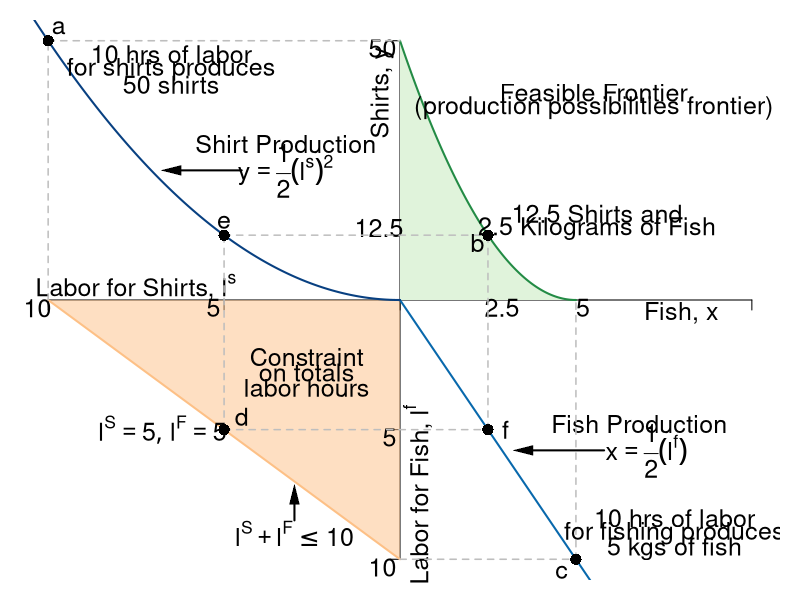

Generate this figure with R:
#Graph Designer: Simon Halliday
#Authors: Bowles, Foley and Halliday
#Title: Coordination, Conflict and Competition: A Text in Microeconomics

require(shape)
pdf(file = "specprodexch/ppf_eos.pdf", width = 9, height = 9)

#Set parameters for graphics
pointsize <- 1.8
axislabelsize <- 1.8
labelsize <- 1.5
namesize <- 1.8
annotatesize <- 1.5
graphlinewidth <- 2
segmentlinewidth <- 1.5

COL <- c("#7fc97f", "#beaed4", "#fdc086", "#ffff99", "#386cb0", "#f0027f", "#bf5b17", "#666666")
COLA <- c("#e0f3db", "#99d8c9","#66c2a4","#41ae76", "#238b45", "#005824")
COLB <- c("#4eb3d3", "#2b8cbe", "#0868ac","#084081")

#Edited the margins to cater for the larger LHS labels
par(mar =  c(1, 1, 1, 1))

#Change this to make it log of l 

# ppf <- function(l, k = 0.5) {
#   k * (1/l)
# }

ppf <- function(fish, k = 0.1, alpha = 2, maxfish = 5) {
  k * (fish - maxfish)^alpha 
}

fishProd <- function(l, k = 0.5){
  (-k)*l
}

feasibleLabor <- function(l, time = 10){
  - time - l
}

manufactureProd <- function(l, k = 0.1, alpha = 2){
  k * (-l)^alpha
}

xlims <- c(-10, 10)
ylims <- c(-10, 10)

npts <- 501 
x <- seq(xlims[1], xlims[2], length.out = npts)
y <- seq(ylims[1], ylims[2], length.out = npts) 
a <- c(13, 15, 17)

plot(0, 0, xlim = xlims, ylim = ylims, type = "n",
     xlab = expression(paste("")),
     ylab = expression(paste("")), 
     xaxt = "n", 
     yaxt = "n", 
     cex.lab = axislabelsize, 
     bty = "n"
)

ticksy <- c(ylims[1], -5, 0, 2.5, ylims[2])
ylabels <- c(NA, NA, NA, NA, NA)
ticksx <- c(xlims[1], -5, 0, xlims[2])
xlabels <- c(NA, NA, NA)

axis(1, at = ticksx, pos = 0, labels = xlabels)
axis(2, at = ticksy, pos = 0, labels = ylabels, las = 1)

npts <- 500 
xx1 <- seq(0, 5, length.out = npts)
xx2 <- seq(0, xlims[2], length.out = npts)
xx3 <- seq(xlims[1], 0, length.out = npts)
xx4 <- seq(-11, 0, length.out = npts)

#Draw the polygon for shading the feasible set
xpoly1 <- seq(from = 0, to = 5, length.out = 500)
ypoly1 <- ppf(xpoly1, k = 10/25, alpha = 2, maxfish = 5)
polygon(x = c(xpoly1, rev(xpoly1[1])), y = c(ypoly1, rev(ypoly1)[1]), col=COLA[1], density=NULL, border = NA)

# shade 
polygon(x = c(-10, 0, 0), 
        y = c(0, 0, -10),
        border = FALSE, col = adjustcolor(COL[3], alpha.f = 0.5))


#Draw the graphs
lines(xx1, ppf(xx1, k = 10/25, alpha = 2, maxfish = 5), col = COLA[5], lwd = graphlinewidth)
lines(xx2, fishProd(xx2, k = 2), col = COLB[3], lwd = graphlinewidth)
lines(xx3, feasibleLabor(xx3, time = 10), col = COL[3], lwd = graphlinewidth)
lines(xx4, manufactureProd(xx4, k = 0.1, alpha = 2), col = COLB[4], lwd = graphlinewidth)

#mtext(expression(paste("Quantity of fish, ", x)), side=1, line = 2.5, cex = axislabelsize)
text(-0.5, 8, expression(paste("Shirts, ", y)), xpd = TRUE, cex = annotatesize, srt = 90) 
text(8, -0.5, expression(paste("Fish, ", x)), xpd = TRUE, cex = annotatesize)
text(0.5, -7.5, expression(paste("Labor for Fish, ", l^f)), xpd = TRUE, cex = annotatesize, srt= 90) 
text(-7.5, 0.5, expression(paste("Labor for Shirts, ", l^s)), xpd = TRUE, cex = annotatesize)

#Label the points on the axes we want
text(-0.6, 2.8, expression(paste(12.5)), xpd = TRUE, cex = annotatesize)
text(-0.5, 9.7, expression(paste(50)), xpd = TRUE, cex = annotatesize)
text(2.9, -0.3, expression(paste(2.5)), xpd = TRUE, cex = annotatesize)
text(5.2, -0.3, expression(paste(5)), xpd = TRUE, cex = annotatesize)
text(-5.3, -0.3, expression(paste(5)), xpd = TRUE, cex = annotatesize)
text(-0.3, -5.3, expression(paste(5)), xpd = TRUE, cex = annotatesize)
text(-10.3, -0.3, expression(paste(10)), xpd = TRUE, cex = annotatesize)
text(-0.5, -10.3, expression(paste(10)), xpd = TRUE, cex = annotatesize)

#Label the two production functions
#Clothing
text(-3.25, 6, expression(paste("Shirt Production")), xpd = TRUE, cex = annotatesize)
text(-3.25, 5, expression(paste(y == frac(1,2)(l^s)^2)), xpd = TRUE, cex = annotatesize)
Arrows(-4.5, 5, -6.5, 5, col = "black", lty = 1, lwd = 2, arr.type = "triangle", arr.lwd = 0.5)

#Fishing
text(6.8, -4.8, expression(paste("Fish Production")), xpd = TRUE, cex = annotatesize)
text(7, -5.8, expression(paste(x == frac(1,2)(l^f))), xpd = TRUE, cex = annotatesize)
Arrows(5.8, -5.8, 3.5, -5.8, col = "black", lty = 1, lwd = 2, arr.type = "triangle", arr.lwd = 0.5)

#Draw segments for the 50/50 split of time
segments(-5, -5, -5, 2.5, lty = 2, col = "gray", lwd = segmentlinewidth)
segments(-5, -5, 2.5, -5, lty = 2, col = "gray", lwd = segmentlinewidth)
segments(-5, 2.5, 2.5, 2.5, lty = 2, col = "gray", lwd = segmentlinewidth)
segments(2.5, -5, 2.5, 2.5, lty = 2, col = "gray", lwd = segmentlinewidth)

#Annotate Max time on clothes
segments(-10, 0, -10, 10, lty = 2, col = "gray", lwd = segmentlinewidth)
segments(-10, 10, 0, 10, lty = 2, col = "gray", lwd = segmentlinewidth)
text(-6.5, 9.5, expression(paste("10 hrs of labor")), cex = annotatesize)
text(-6.5, 8.9, expression(paste("for shirts produces")),  cex = annotatesize)
text(-6.5, 8.3, expression(paste("50 shirts")),  cex = annotatesize)
points(-10, 10, pch = 16, col = "black", cex = 1.5)
text(-9.7, 10.5, expression(paste("a")),  cex = annotatesize)

points(-5, 2.5, pch = 16, col = "black", cex = 1.5)
text(-5, 3, expression(paste("e")), cex = annotatesize)

#Annotate Max time on fishing
segments(0, -10, 5, -10, lty = 2, col = "gray", lwd = segmentlinewidth)
segments(5, -10, 5, 0, lty = 2, col = "gray", lwd = segmentlinewidth)
text(7.8, -8.4, expression(paste("10 hrs of labor")), cex = annotatesize)
text(7.8, -9, expression(paste("for fishing produces")),cex = annotatesize)
text(7.8, -9.6, expression(paste("5 kgs of fish")), cex = annotatesize)
points(5, -10, pch = 16, col = "black", cex = 1.5)
text(4.6, -10.5, expression(paste("c")), cex = annotatesize)

points(2.5, -5, pch = 16, col = "black", cex = 1.5)
text(3, -5, expression(paste("f")), cex = annotatesize)

#Annotate point on ppf 
points(2.5, 2.5, pch = 16, col = "black", cex = 1.5)
text(5.6, 3.35, expression(paste("12.5 Shirts and")),cex = annotatesize)
text(5.6, 2.75, expression(paste("2.5 Kilograms of Fish")), cex = annotatesize)
text(2.2, 2.2, expression(paste("b")), cex = annotatesize)

#Annotate point on labor feasibility frontier
points(-5, -5, pch = 16, col = "black", cex = 1.5)
text(-6.75, -5, expression(paste(list(l^S ==5, l^F == 5) )),cex = annotatesize)
text(-4.5, -4.5, expression(paste("d")),cex = annotatesize)

text(-3, -9, expression(paste(l^S + l^F <= 10)),cex = annotatesize)
Arrows(-3, -8.5, -3, -7.5, col = "black", lty = 1, lwd = 2, arr.type = "triangle", arr.lwd = 0.5)

#Label the feasible frontier
text(5.5, 8, expression("Feasible Frontier"), cex = annotatesize)
text(5.5, 7.4, expression("(production possibilities frontier)"), cex = annotatesize)

# Label constaint 
#Label the feasible frontier
text(-2.65, -2.2, expression("Constraint"),cex = labelsize)
text(-2.65, -2.8, expression("on totals"),cex = labelsize)
text(-2.65, -3.4, expression("labor hours"),cex = labelsize)

dev.off()
